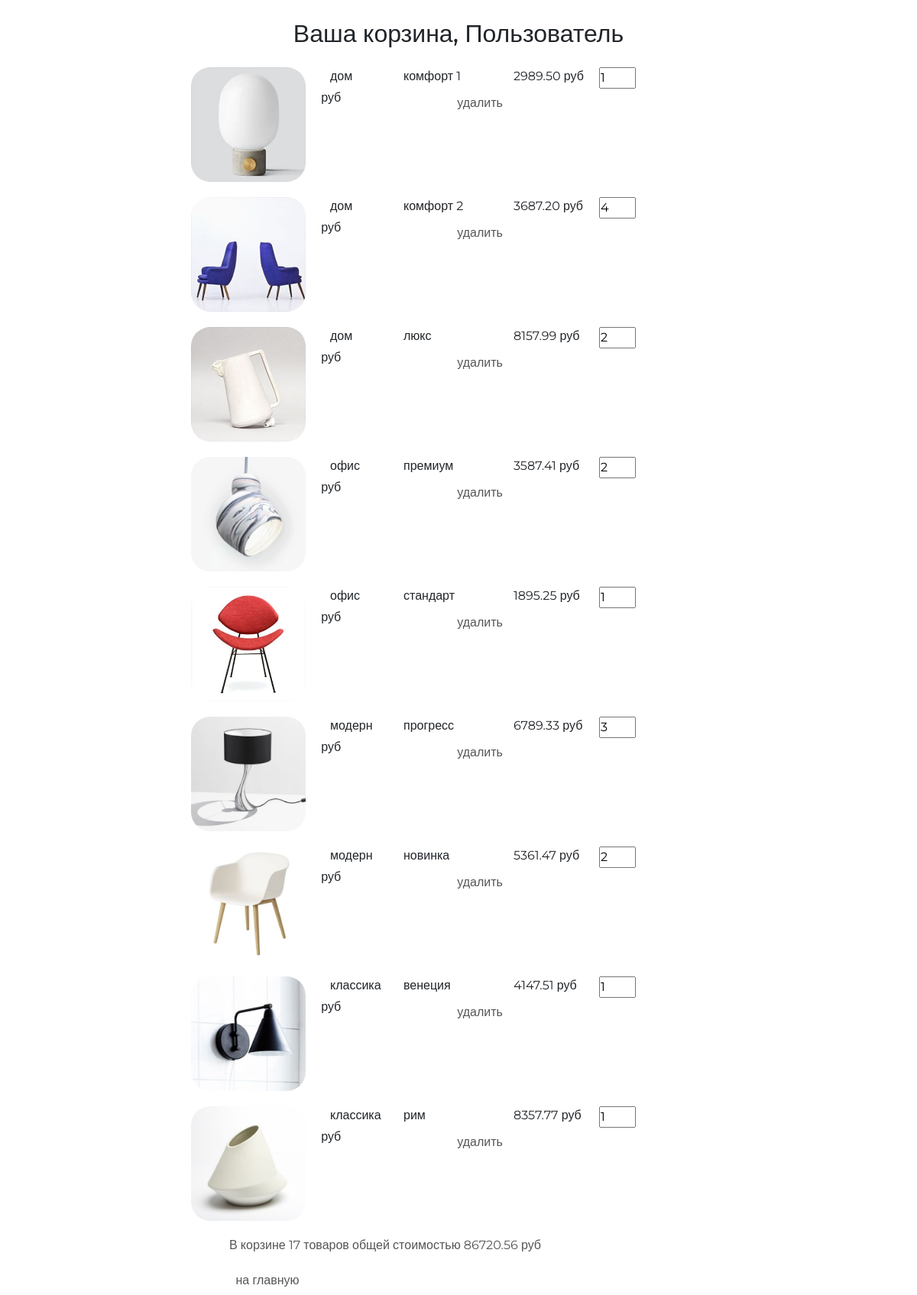
Before: /basket/ (signed in) with the older database file.
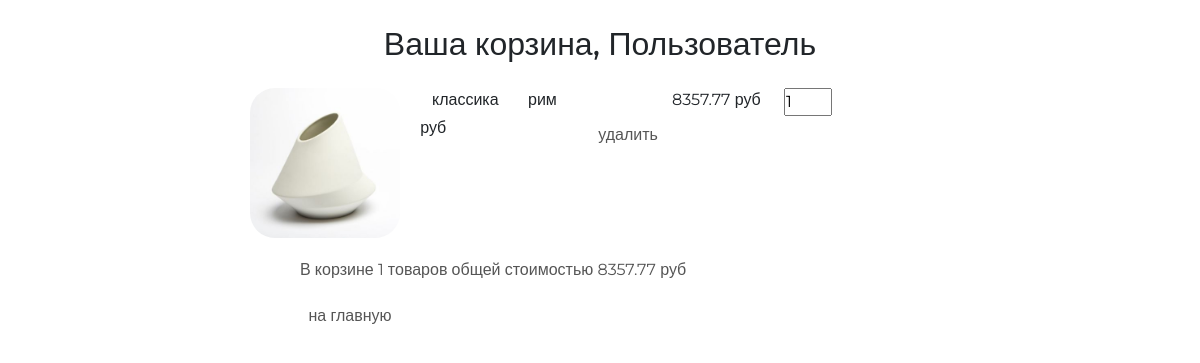
After: the same page with the newer database file.
### basketapp/models.py (models this page shows)
class Basket(models.Model):
    user = models.ForeignKey(settings.AUTH_USER_MODEL, on_delete=models.CASCADE, related_name="basket")
    product = models.ForeignKey(Product, on_delete=models.CASCADE)
    quantity = models.PositiveIntegerField(verbose_name="количество", default=0)
    add_datetime = models.DateTimeField(verbose_name="время добавления", auto_now_add=True)
    @property
    def product_cost(self):
        return self.product.price * self.quantity
    @property
    def total_quantity(self):
        _items = Basket.objects.filter(user=self.user)
        _totalquantity = sum(list(map(lambda x: x.quantity, _items)))
        return _totalquantity
    @property
    def total_cost(self):
        _items = Basket.objects.filter(user=self.user)
        _totalcost = sum(list(map(lambda x: x.product_cost, _items)))
        return _totalcost

### mainapp/models.py (models this page shows, shortened)
class Product(models.Model):
    category = models.ForeignKey(ProductCategory, on_delete=models.CASCADE)
    name = models.CharField(verbose_name="имя продукта", max_length=128)
    image = models.ImageField(upload_to="products_images", blank=True)
    short_desc = models.CharField(verbose_name="краткое описание продукта", max_length=60, blank=True)
    description = models.TextField(verbose_name="описание продукта", blank=True)
    price = models.DecimalField(verbose_name="цена продукта", max_digits=8, decimal_places=2, default=0)
    quantity = models.PositiveIntegerField(verbose_name="количество на складе", default=0)
    is_active = models.BooleanField(verbose_name="продукт активен", default=True)

class ProductCategory(models.Model):
    name = models.CharField(verbose_name="имя", max_length=64, unique=True)
    description = models.TextField(verbose_name="описание", blank=True)
    is_active = models.BooleanField(verbose_name="категория активна", default=True)

### authnapp/models.py (models this page shows)
class ShopUser(AbstractUser):
    avatar = models.ImageField(upload_to="users_avatars", blank=True)
    age = models.PositiveIntegerField(verbose_name="возраст")

### basketapp/views.py (the view)
# urls.py: path("", basketapp.basket, name="view"),
@login_required
def basket(request):
    title = "корзина"
    basket_items = Basket.objects.filter(user=request.user).order_by("product__category")
    content = {"title": title, "basket_items": basket_items, "media_url": settings.MEDIA_URL}
    return render(request, "basketapp/basket.html", content)

### basketapp/templates/basketapp/basket.html
{% extends 'basketapp/base.html' %}
{% load static %}
{% block content %}
<div class="basket_list">
    {% include 'basketapp/includes/inc_basket_list.html' %}
</div>
<button class="btn btn-round">
    <a href="{% url 'main' %}">
        на главную
    </a>
</button>
{% endblock %}

### basketapp/templates/basketapp/includes/inc_basket_list.html
{% for item in basket_items %}
<div class="basket_record">
    <img src="{{ media_url }}{{ item.product.image }}" alt="{{ item.product.short_desc }}">
    <span class="category_name">{{ item.product.category.name }}</span>
    <span class="product_name">{{ item.product.name }}</span>
    <span class="product_price">{{ item.product.price }}&nbspруб</span>
    <input type="number" name="{{ item.pk }}" min="0" value="{{ item.quantity }}">
    <span class="product_cost">{{ item.cost }}&nbspруб</span>
    <button class="btn btn-round">
        <a href="{% url 'basket:remove' item.pk %}" class="">
            удалить
        </a>
    </button>
</div>
{% endfor %}
{% if basket_items %}
<div class="basket_summary">
    В корзине {{ basket_items.0.total_quantity }} товаров общей стоимостью
    {{ basket_items.0.total_cost }} руб
</div>
{% endif %}

Changed rows visible on the page:
removed Basket: product.image (picture), product.category.name "дом", product.name "комфорт 1", product.price "2989.50", quantity "1", user+quantity "17", user+product+quantity "86720.56"
removed Basket: product.image (picture), product.category.name "дом", product.name "комфорт 2", product.price "3687.20", quantity "4"
removed Basket: product.image (picture), product.category.name "дом", product.name "люкс", product.price "8157.99", quantity "2"
removed Basket: product.image (picture), product.category.name "офис", product.name "премиум", product.price "3587.41", quantity "2"
removed Basket: product.image (picture), product.category.name "офис", product.name "стандарт", product.price "1895.25", quantity "1"
removed Basket: product.image (picture), product.category.name "модерн", product.name "прогресс", product.price "6789.33", quantity "3"
removed Basket: product.image (picture), product.category.name "модерн", product.name "новинка", product.price "5361.47", quantity "2"
removed Basket: product.image (picture), product.category.name "классика", product.name "венеция", product.price "4147.51", quantity "1"
Other visible differences:
{{ basket_items.0.total_quantity }}: "17" → "1"
{{ basket_items.0.total_cost }}: "86720.56" → "8357.77"
